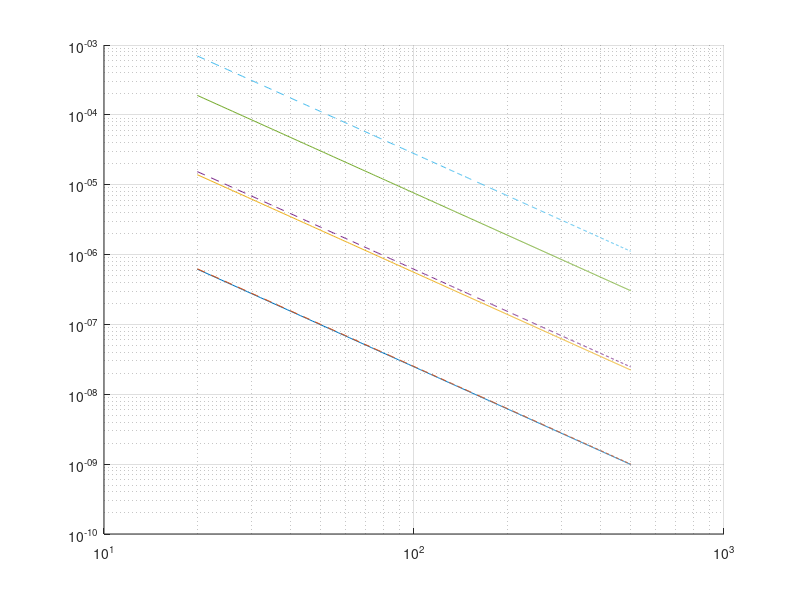
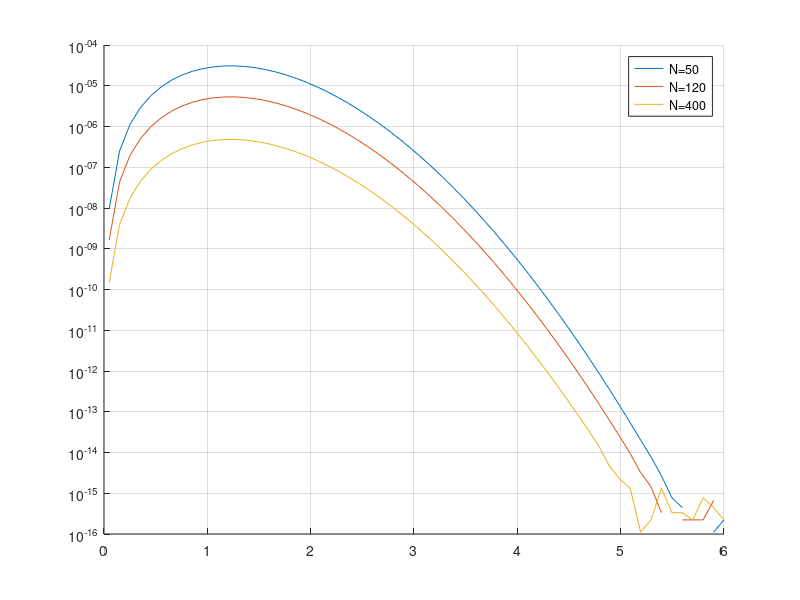

MATLAB code for these plots, in order:
clear
%UPPGIFT 4a)

%3 värden på x, N varieras ger:
hold on
b_lista = [0.11 0.32 1.14]; %b är x i grafen
N_intervall = [20 500];
a = 0;
Xi = sqrt(3/2);

for b = b_lista
    C_vektor = [];
    errorvektor = []; %Vektor som innehåller alla errorvärden för varje b-värde
    for N = N_intervall(1):N_intervall(2)
        h = (b - a)/N;
        x = zeros(1,N+1);
        %Skapar nu x-vektor som innehåller varje steg i intervallet
        for k = 1:(N+1)
            x(k) = a + ((k-1)*h);
        end
        %Summavektor summan av alla värden som ger approximationen om man
        %summerar dem
        summavektor = zeros(1,N+1);
        for n = 1:N+1
            fxn = (2/sqrt(pi))*exp(-((x(n)).^2));
            if n == 1
                summavektor(n) = (h/2)*fxn;
            elseif n==N+1
                summavektor(n) = (h/2)*fxn;
            else
                summavektor(n) = h*fxn;
            end
        end
        %Lägger nu till varje errorvärde för varje N i errorvektorn
        approximation = sum(summavektor);
        error = abs(erf(b) - approximation);
        errorvektor = horzcat(errorvektor, error);

        %Plottar nu C för motsvarande b-värde
        C = 1/(3*(pi.^0.5));
        C_vektor = horzcat(C_vektor, C*((b.^3)/(N.^2)));
        % C = ((h.^2)*(N.^2)*(8/(sqrt(pi)*exp(3/2))))/(12*(b.^2));
        % C_vektor = horzcat(C_vektor, C);
    end
    x_axeln = linspace(N_intervall(1),N_intervall(2),length(errorvektor));
    
    plot(x_axeln, errorvektor);
    plot(x_axeln, C_vektor,'--')
end

%legend(num2str(0.11),num2str(0.32),num2str(1.14))
set(gca, 'XScale', 'log', 'YScale', 'log');
grid on


clear
%UPPGIFT 4b)

%3 värden på N, x varieras ger
figure(2)
hold on
b_intervall = [0.05 6];
N_lista = [50 120 400];
a = 0;
Xi = sqrt(3/2);

for N = N_lista
    C_vektor = [];
    errorvektor = []; %Vektor som innehåller alla errorvärden för varje b-värde
    for b = linspace(b_intervall(1),b_intervall(2),60) %600 är antalet punkter på x-axeln
        h = (b - a)/N;
        x = zeros(1,N+1);
        %Skapar nu x-vektor som innehåller varje steg i intervallet
        for k = 1:(N+1)
            x(k) = a + ((k-1)*h);
        end
        %Summavektor summan av alla värden som ger approximationen om man
        %summerar dem
        summavektor = zeros(1,N+1);
        for n = 1:N+1
            fxn = (2/sqrt(pi))*exp(-((x(n)).^2));
            if n == 1
                summavektor(n) = (h/2)*fxn;
            elseif n==N+1
                summavektor(n) = (h/2)*fxn;
            else
                summavektor(n) = h*fxn;
            end
        end
        %Lägger nu till varje errorvärde för varje N i errorvektorn
        approximation = sum(summavektor);
        error = abs(erf(b) - approximation);
        errorvektor = horzcat(errorvektor, error);
    end
    x_axeln = linspace(b_intervall(1),b_intervall(2),length(errorvektor));
    plot(x_axeln, errorvektor);
end
grid on
legend('N=50','N=120','N=400')
set(gca, 'YScale', 'log');